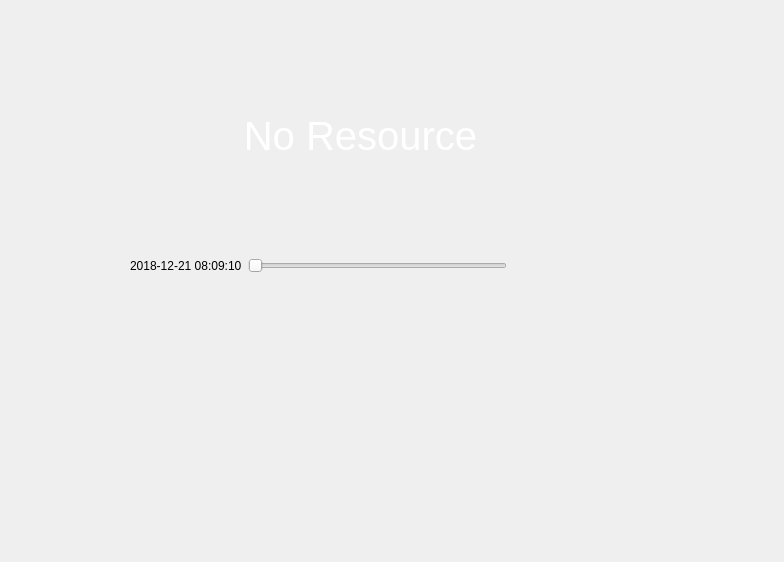
<?xml version="1.0" encoding="UTF-8"?>
<ui version="4.0">
 <class>LiveViewPlayback</class>
 <widget class="QWidget" name="LiveViewPlayback">
  <property name="geometry">
   <rect>
    <x>0</x>
    <y>0</y>
    <width>784</width>
    <height>562</height>
   </rect>
  </property>
  <property name="windowTitle">
   <string>Dialog</string>
  </property>
  <property name="styleSheet">
   <string notr="true">QPushButton
{
	border: 0px;
	padding: 0px;
	min-width: 32px;
	min-height: 32px;
	background-color: transparent;
}
QPushButton:hover
{
	background-color: transparent;
}
QPushButton:pressed
{
	background-color: transparent;
}</string>
  </property>
  <widget class="ShadowWidget" name="widget_shadow" native="true">
   <property name="geometry">
    <rect>
     <x>110</x>
     <y>230</y>
     <width>531</width>
     <height>71</height>
    </rect>
   </property>
   <layout class="QHBoxLayout" name="horizontalLayout">
    <property name="leftMargin">
     <number>20</number>
    </property>
    <property name="topMargin">
     <number>20</number>
    </property>
    <property name="rightMargin">
     <number>20</number>
    </property>
    <property name="bottomMargin">
     <number>20</number>
    </property>
    <item>
     <widget class="QLabel" name="label_time">
      <property name="text">
       <string>2018-12-21 08:09:10</string>
      </property>
     </widget>
    </item>
    <item>
     <widget class="TimeSlider" name="slider_time">
      <property name="sizePolicy">
       <sizepolicy hsizetype="Expanding" vsizetype="Ignored">
        <horstretch>0</horstretch>
        <verstretch>0</verstretch>
       </sizepolicy>
      </property>
      <property name="orientation">
       <enum>Qt::Horizontal</enum>
      </property>
     </widget>
    </item>
    <item>
     <widget class="QPushButton" name="pushButton_play">
      <property name="minimumSize">
       <size>
        <width>32</width>
        <height>32</height>
       </size>
      </property>
      <property name="maximumSize">
       <size>
        <width>32</width>
        <height>32</height>
       </size>
      </property>
      <property name="styleSheet">
       <string notr="true">QPushButton
{
	border-image: url(:/retrieve/retrieve/playbutton.png);
}
QPushButton:hover
{
	border-image: url(:/retrieve/retrieve/playbutton_hover.png);
}
QPushButton:pressed
{
	border-image: url(:/retrieve/retrieve/playbutton.png);
}
</string>
      </property>
      <property name="text">
       <string/>
      </property>
     </widget>
    </item>
    <item>
     <widget class="QPushButton" name="pushButton_pause">
      <property name="minimumSize">
       <size>
        <width>32</width>
        <height>32</height>
       </size>
      </property>
      <property name="maximumSize">
       <size>
        <width>32</width>
        <height>32</height>
       </size>
      </property>
      <property name="styleSheet">
       <string notr="true">QPushButton
{
	border-image: url(:/retrieve/retrieve/pause.png);
}
QPushButton:hover
{
	border-image: url(:/retrieve/retrieve/pause_hover.png);
}
QPushButton:pressed
{
	border-image: url(:/retrieve/retrieve/pause.png);
}</string>
      </property>
      <property name="text">
       <string/>
      </property>
     </widget>
    </item>
    <item>
     <widget class="QPushButton" name="pushButton_close">
      <property name="minimumSize">
       <size>
        <width>32</width>
        <height>32</height>
       </size>
      </property>
      <property name="maximumSize">
       <size>
        <width>32</width>
        <height>32</height>
       </size>
      </property>
      <property name="styleSheet">
       <string notr="true">QPushButton
{
	border-image: url(:/retrieve/retrieve/close.png);
}
QPushButton:hover
{
	border-image: url(:/retrieve/retrieve/close_hover.png);
}
QPushButton:pressed
{
	border-image: url(:/retrieve/retrieve/close.png);
}</string>
      </property>
      <property name="text">
       <string/>
      </property>
     </widget>
    </item>
   </layout>
  </widget>
  <widget class="QLabel" name="label_noResource">
   <property name="geometry">
    <rect>
     <x>240</x>
     <y>100</y>
     <width>241</width>
     <height>71</height>
    </rect>
   </property>
   <property name="styleSheet">
    <string notr="true">color: #FFFFFF;
font-size: 30pt;</string>
   </property>
   <property name="text">
    <string>No Resource</string>
   </property>
   <property name="alignment">
    <set>Qt::AlignCenter</set>
   </property>
  </widget>
 </widget>
 <customwidgets>
  <customwidget>
   <class>TimeSlider</class>
   <extends>QSlider</extends>
   <header>timeslider.h</header>
   <container>1</container>
  </customwidget>
  <customwidget>
   <class>ShadowWidget</class>
   <extends>QWidget</extends>
   <header>shadowwidget.h</header>
   <container>1</container>
  </customwidget>
 </customwidgets>
 <resources/>
 <connections/>
</ui>
